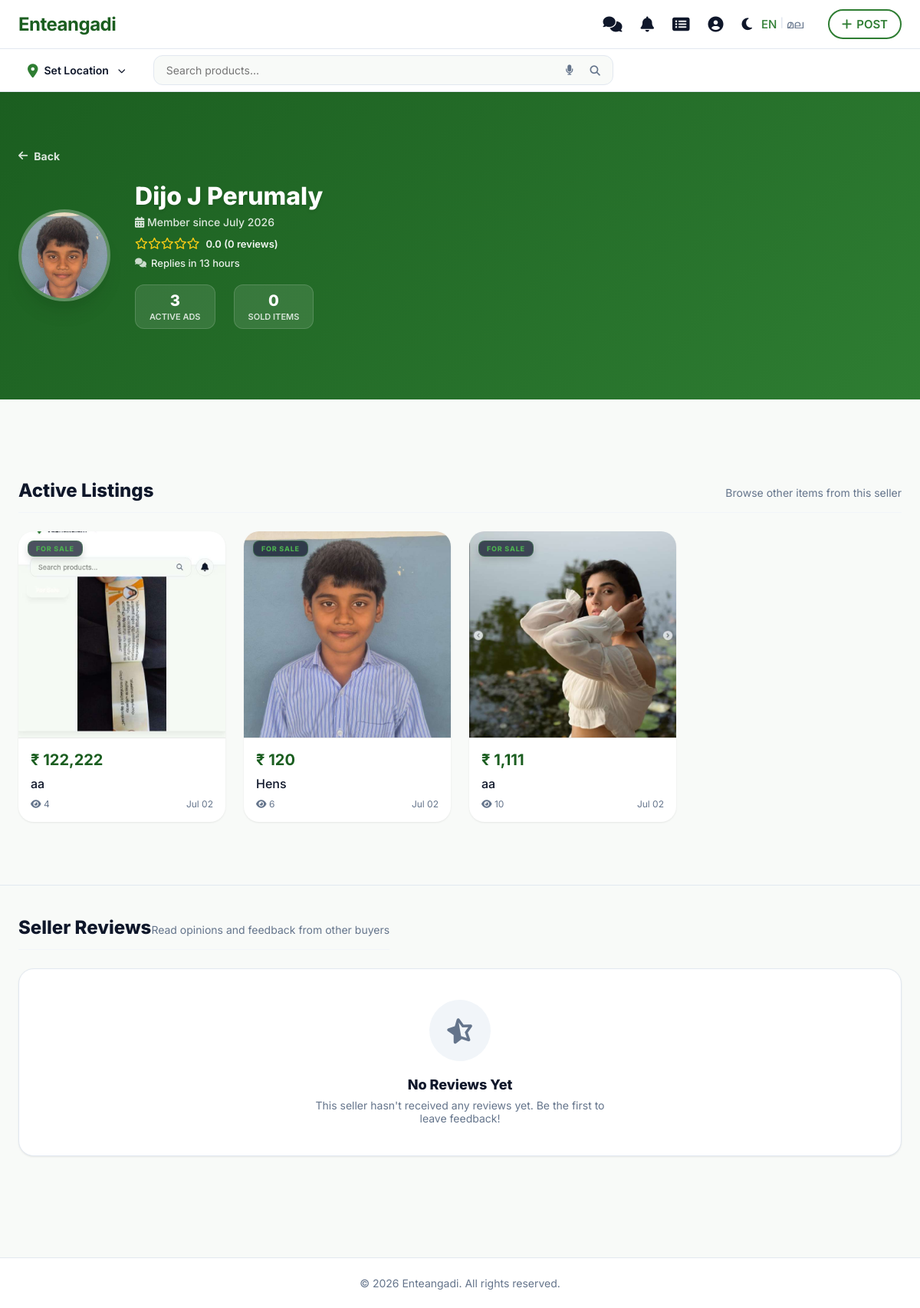
The app's page /user/view_profile.php?id=8 (signed in), older data.
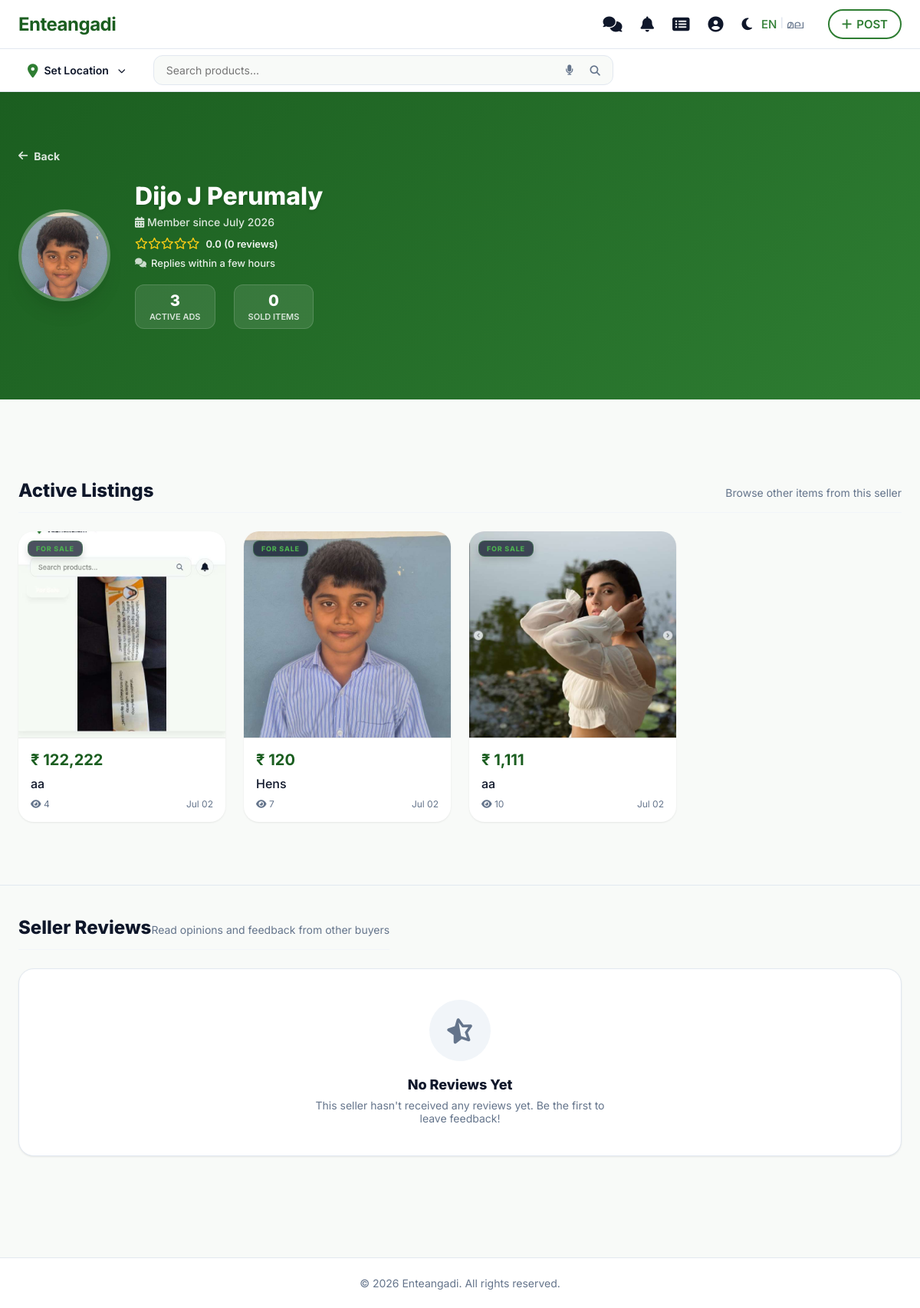
The same page, newer data.
### tables this page shows
CREATE TABLE `products` (
  `id` int(11) NOT NULL AUTO_INCREMENT,
  `unique_id` varchar(20) DEFAULT NULL,
  `user_id` int(11) NOT NULL,
  `category_id` int(11) NOT NULL,
  `title` varchar(255) NOT NULL,
  `description` text DEFAULT NULL,
  `price` decimal(10,2) NOT NULL,
  `type` enum('sell','buy','rent') DEFAULT 'sell',
  `expiry_date` date DEFAULT NULL,
  `whatsapp_number` varchar(20) DEFAULT NULL,
  `phone_number` varchar(20) DEFAULT NULL,
  `location_name` varchar(255) DEFAULT NULL,
  `latitude` decimal(10,8) DEFAULT NULL,
  `longitude` decimal(11,8) DEFAULT NULL,
  `status` enum('active','deleted','sold','expired','pending','inactive') DEFAULT 'active',
  `status_reason` text DEFAULT NULL,
  `is_verified` tinyint(1) DEFAULT 0,
  `is_notified` tinyint(1) DEFAULT 0,
  `views` int(11) DEFAULT 0,
  `created_at` timestamp NOT NULL DEFAULT current_timestamp(),
  `updated_at` timestamp NOT NULL DEFAULT current_timestamp() ON UPDATE current_timestamp(),
  PRIMARY KEY (`id`),
  UNIQUE KEY `unique_id` (`unique_id`),
  KEY `user_id` (`user_id`),
  KEY `category_id` (`category_id`),
  KEY `idx_products_status_created` (`status`,`created_at`),
  KEY `idx_products_status_type_created` (`status`,`type`,`created_at`),
  CONSTRAINT `products_ibfk_1` FOREIGN KEY (`user_id`) REFERENCES `users` (`id`) ON DELETE CASCADE,
  CONSTRAINT `products_ibfk_2` FOREIGN KEY (`category_id`) REFERENCES `categories` (`id`) ON DELETE CASCADE
);

### includes/helpers.php (called while the page is built, shortened)
<?php
if (!function_exists('__')) {
    function __($key)
    {
        static $translations = null;
        if ($translations === null) {
            $lang = $_SESSION['lang'] ?? 'en';
            $lang_file = __DIR__ . "/lang/{$lang}.php";
            if (file_exists($lang_file)) {
                $translations = require $lang_file;
            } else {
                $translations = [];
            }
        }
        return $translations[$key] ?? $key;
    }
}
if (!function_exists('getUserTrustMetrics')) {
    function getUserTrustMetrics($user_id)
    {
        global $pdo;
        $stmt_r = $pdo->prepare("SELECT COALESCE(AVG(rating), 0) as avg_rating, COUNT(*) as review_count FROM user_ratings WHERE reviewee_id = ?");
        $stmt_r->execute([$user_id]);
        $rating_data = $stmt_r->fetch();
        $avg_rating = round(floatval($rating_data['avg_rating']), 1);
        $review_count = intval($rating_data['review_count']);
        $stmt_u = $pdo->prepare("SELECT created_at, email, phone_number, is_verified FROM users WHERE id = ?");
        $stmt_u->execute([$user_id]);
        $user_data = $stmt_u->fetch();
        $member_since = $user_data ? date('F Y', strtotime($user_data['created_at'])) : 'Unknown';
        $is_verified = $user_data ? (bool)$user_data['is_verified'] : false;
        $email_verified = $is_verified;
        $phone_verified = $is_verified;
        $stmt_msgs = $pdo->prepare("
            SELECT m1.created_at as received_at, MIN(m2.created_at) as replied_at
            FROM messages m1
            JOIN messages m2 ON m1.product_id = m2.product_id
                            AND m1.sender_id = m2.receiver_id
                            AND m1.receiver_id = m2.sender_id
                            AND m2.created_at > m1.created_at
            WHERE m1.receiver_id = ?
            GROUP BY m1.id
        ");
        $stmt_msgs->execute([$user_id]);
        $pairs = $stmt_msgs->fetchAll();
        $total_seconds = 0;
        $reply_count = 0;
        foreach ($pairs as $p) {
            $diff = strtotime($p['replied_at']) - strtotime($p['received_at']);
            if ($diff > 0 && $diff < 86400) {
                $total_seconds += $diff;
                $reply_count++;
            }
        }
        $response_time = "Replies within a few hours";
        if ($reply_count > 0) {
            $avg_seconds = $total_seconds / $reply_count;
            if ($avg_seconds < 1800) {
                $response_time = "Replies in minutes";
            } elseif ($avg_seconds < 3600) {
                $response_time = "Replies in 1 hour";
            } elseif ($avg_seconds < 7200) {
                $response_time = "Replies in 2 hours";
            } elseif ($avg_seconds < 86400) {
                $hours = round($avg_seconds / 3600);
                $response_time = "Replies in $hours hours";
            }
        }
        return [
            'avg_rating' => $avg_rating,
            'review_count' => $review_count,
            'member_since' => $member_since,
            'email_verified' => $email_verified,
            'phone_verified' => $phone_verified,
            'response_time' => $response_time
        ];
    }
}

### includes/lang/en.php (called while the page is built)
<?php
return [
    'app_name' => 'Enteangadi',
    'tagline' => 'Your Local Marketplace',
    'browse_categories' => 'Browse Categories',
    'fresh_recommendations' => 'Fresh Recommendations',
    'search_placeholder' => 'Search products...',
    'post_ad' => 'POST',
    'login' => 'Login',
    'sign_up' => 'Sign Up',
    'set_location' => 'Set Location',
    'wanted' => 'Looking For',
    'for_sale' => 'For Sale',
    'for_rent' => 'For Rent',
    'recently_viewed' => 'Recently viewed items',
    'expires_today' => 'Expires Today',
    'expiring_soon' => 'Expiring Soon',
    'no_products' => 'No products found',
    'be_the_first' => 'Be the first one to post an ad on Enteangadi!',
    'post_an_ad' => 'Post an Ad',
    'login_to_post' => 'Login to Post',
    'distance_away' => 'km away',
    'profile' => 'Profile',
    'account_management' => 'Account Management',
    'my_dashboard' => 'My Dashboard & Ads',
    'saved_favorites' => 'Saved Favorites',
    'messages' => 'Messages',
    'account_settings' => 'Account Settings',
    'help_support' => 'Help & Support',
    'logout' => 'Logout',
    'live_ads' => 'Live Ads',
    'sold_items' => 'Sold Items',
    'wishlist' => 'Wishlist',
    'settings' => 'Settings',
    'change_password' => 'Change Password',
    'logout_all_devices' => 'Logout from all devices',
    'delete_account' => 'Delete Account',
    'current_password' => 'Current Password',
    'new_password' => 'New Password',
    'confirm_password' => 'Confirm New Password',
    'update_password' => 'Update Password',
    'language' => 'Language',
    'select_language' => 'Select Language'
];

### user/view_profile.php (the view, shortened to what the changed rows need)
<?php
require_once '../config.php';
$view_user_id = $_GET['id'] ?? 0;
$user_stmt = $pdo->prepare("SELECT username, email, phone_number, profile_picture, created_at FROM users WHERE id = ?");
$user_stmt->execute([$view_user_id]);
$view_user = $user_stmt->fetch();
$ad_stmt = $pdo->prepare("
    SELECT p.*,
    (SELECT image_path FROM product_images pi WHERE pi.product_id = p.id LIMIT 1) as main_image,
    (SELECT COUNT(*) FROM wishlist w WHERE w.product_id = p.id) as like_count
    FROM products p
    WHERE p.user_id = ? AND p.status = 'active'
    ORDER BY p.created_at DESC
");
$ad_stmt->execute([$view_user_id]);
$active_ads = $ad_stmt->fetchAll();
require_once '../includes/helpers.php';
$metrics = getUserTrustMetrics($view_user_id);
require_once '../includes/header.php';
?>
<div class="view-profile-wrapper">
    <div class="profile-hero-card-premium">
        <div class="container">
            <div class="profile-hero-content-view">
                <div class="profile-titles-view">
                    <div style="display: flex; align-items: center; gap: 10px; flex-wrap: wrap;">
                        <h1 style="margin: 0; font-size: 32px; font-weight: 800;"><?= htmlspecialchars($view_user['username']) ?></h1>
                    </div>
                    <p class="member-since" style="margin: 6px 0 0 0;"><i class="fa fa-calendar-alt"></i> Member since <?= htmlspecialchars($metrics['member_since']) ?></p>
                    <div class="profile-rating-stars-row" style="margin-top: 10px; display: flex; align-items: center; gap: 8px;">
                        <div style="color: #facc15; font-size: 15px;">
                        </div>
                        <span style="font-size: 13px; font-weight: 600; color: rgba(255,255,255,0.95);">
                        </span>
                    </div>
                    <div style="margin-top: 8px; font-size: 13px; color: rgba(255,255,255,0.9); font-weight: 500; display: flex; align-items: center; gap: 6px;">
                        <i class="fa fa-comments" style="font-size: 12px; opacity: 0.85;"></i> <?= htmlspecialchars($metrics['response_time']) ?>
                    </div>
                    <div class="profile-stats-row-view" style="margin-top: 20px;">
                        <div class="stat-box-view">
                        </div>
                        <div class="stat-box-view">
                        </div>
                    </div>
                </div>
            </div>
        </div>
    </div>
    <div class="container active-listings-container">
        <div class="section-header-premium">
            <h2>Active Listings</h2>
        </div>
        <?php if (empty($active_ads)): ?>
            <div class="empty-state-view-profile">
                <div class="empty-illustration">
                    <i class="fa fa-layer-group"></i>
                </div>
                <h3>No Active Listings</h3>
                <p>This user hasn't posted any active advertisements recently.</p>
            </div>
        <?php else: ?>
            <div class="product-grid" style="margin-top: 20px;">
                <?php foreach ($active_ads as $ad): ?>
                    <a href="../product.php?id=<?= $ad['id'] ?>" class="product-card" style="text-decoration: none;">
                        <?php if ($ad['type'] == 'buy'): ?>
                            <div class="badge-wanted"><?= htmlspecialchars(__('wanted')) ?></div>
                        <?php elseif ($ad['type'] == 'rent'): ?>
                            <div class="badge-rent"><?= htmlspecialchars(__('for_rent')) ?></div>
                        <?php else: ?>
                            <div class="badge-selling"><?= htmlspecialchars(__('for_sale')) ?></div>
                        <?php endif; ?>
                        <?php if ($ad['main_image']): ?>
                            <img src="../<?= htmlspecialchars($ad['main_image']) ?>" loading="lazy"
                                alt="<?= htmlspecialchars($ad['title']) ?>" class="product-card-image">
                        <?php endif; ?>
                        <div class="product-card-content">
                            <div class="product-card-price">₹ <?= number_format($ad['price'], 0) ?></div>
                            <div class="product-card-title"><?= htmlspecialchars($ad['title']) ?></div>
                            <div class="product-card-meta">
                                <span><i class="fa fa-eye"></i> <?= number_format($ad['views']) ?></span>
                                <span><?= date('M d', strtotime($ad['created_at'])) ?></span>
                            </div>
                        </div>
                    </a>
                <?php endforeach; ?>
            </div>
        <?php endif; ?>
    </div>
    <div class="container active-listings-container" style="margin-top: 50px; border-top: 1px solid var(--border-color); padding-top: 40px; margin-bottom: 40px;">
        <div style="display: flex; justify-content: space-between; align-items: center; margin-bottom: 24px; flex-wrap: wrap; gap: 12px;">
            <div class="section-header-premium" style="margin: 0;">
                <h2>Seller Reviews</h2>
            </div>
        </div>
    </div>
</div>
<?php require_once '../includes/footer.php'; ?>

Row changes from the older to the newer data that the page shows:
changed products "Hens": views "6" → "7"
Text that changed along with them:
$metrics['response_time']: "Replies in 13 hours" → "Replies within a few hours"
